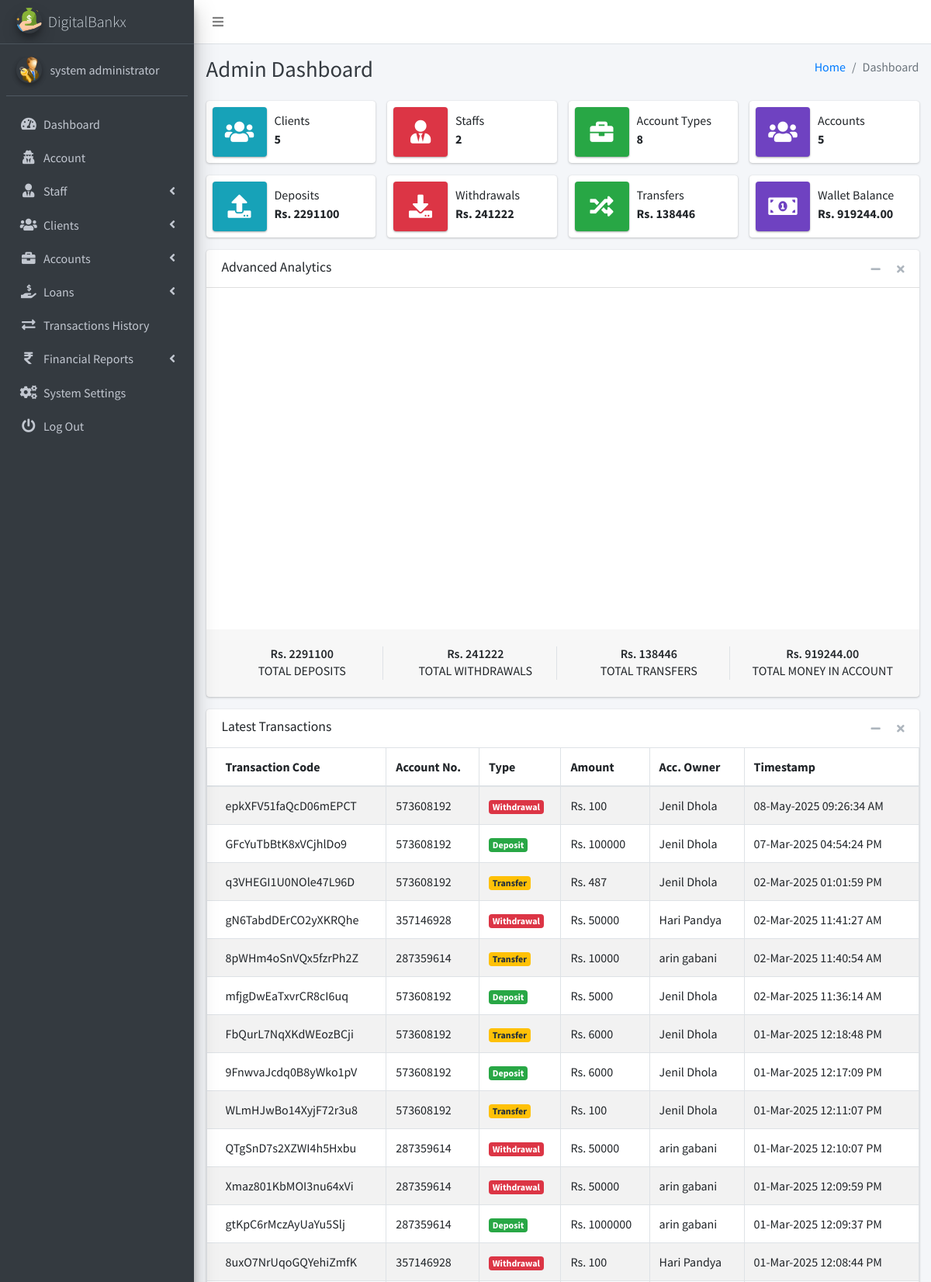
Page /admin/pages_dashboard.php (signed in, upper part) on the committed database.
### tables this page shows
CREATE TABLE `ib_systemsettings` (
  `id` int(20) NOT NULL,
  `sys_name` longtext NOT NULL,
  `sys_tagline` longtext NOT NULL,
  `sys_logo` varchar(200) NOT NULL,
  `is_active` tinyint(1) NOT NULL DEFAULT 1
);

CREATE TABLE `ib_admin` (
  `admin_id` int(11) NOT NULL,
  `name` varchar(200) NOT NULL,
  `email` varchar(200) NOT NULL,
  `number` varchar(200) NOT NULL,
  `password` varchar(200) NOT NULL,
  `profile_pic` varchar(200) NOT NULL,
  `is_active` tinyint(1) NOT NULL DEFAULT 1,
  `otp` varchar(6) DEFAULT NULL,
  `otp_expiry` datetime DEFAULT NULL
);

CREATE TABLE `ib_transactions` (
  `tr_id` int(20) NOT NULL,
  `tr_code` varchar(200) NOT NULL,
  `account_id` int(20) NOT NULL,
  `tr_type` varchar(200) NOT NULL,
  `tr_status` varchar(200) NOT NULL,
  `client_id` int(10) UNSIGNED NOT NULL,
  `transaction_amt` varchar(200) NOT NULL,
  `receiving_acc_no` varchar(200) DEFAULT NULL,
  `created_at` timestamp(6) NOT NULL DEFAULT current_timestamp(6) ON UPDATE current_timestamp(6),
  `is_active` tinyint(1) NOT NULL DEFAULT 1
);

CREATE TABLE `ib_bankaccounts` (
  `account_id` int(20) NOT NULL,
  `acc_name` varchar(200) NOT NULL,
  `account_number` varchar(200) NOT NULL,
  `acc_type` varchar(200) NOT NULL,
  `acc_rates` varchar(200) NOT NULL,
  `acc_status` varchar(200) NOT NULL,
  `acc_amount` decimal(10,2) NOT NULL,
  `client_id` int(10) UNSIGNED DEFAULT NULL,
  `created_at` timestamp(6) NOT NULL DEFAULT current_timestamp(6) ON UPDATE current_timestamp(6),
  `is_active` tinyint(1) NOT NULL DEFAULT 1
);

### admin/pages_dashboard.php (the view, shortened to what the rows shown need)
<?php
include('conf/config.php');
?>
<!DOCTYPE html>
<html lang="en">
<?php include("dist/_partials/head.php"); ?>
<body class="hold-transition sidebar-mini layout-fixed layout-navbar-fixed">
  <div class="wrapper">
    <?php include("dist/_partials/sidebar.php"); ?>
    <div class="content-wrapper">
      <div class="content-header">
        <div class="container-fluid">
          <div class="row mb-2">
            <div class="col-sm-6">
              <h1 class="m-0 text-dark">Admin Dashboard</h1>
            </div>
          </div>
        </div>
      </div>
      <section class="content">
        <div class="container-fluid">
          <div class="row">
            <div class="col-md-12">
              <div class="card">
                <div class="card-body p-0">
                  <div class="table-responsive">
                    <table class="table table-hover table-bordered table-striped m-0">
                      <thead>
                        <tr>
                          <th>Transaction Code</th>
                          <th>Account No.</th>
                          <th>Type</th>
                          <th>Amount</th>
                          <th>Acc. Owner</th>
                          <th>Timestamp</th>
                        </tr>
                      </thead>
                      <tbody>
                        <?php
                        $ret = "SELECT
                t.*,
                b.account_number,
                b.acc_type,
                COALESCE(b.acc_name, 'N/A') AS account_owner,
                COALESCE(c.name, 'N/A') AS client_name
            FROM iB_Transactions t
            LEFT JOIN ib_bankaccounts b ON t.account_id = b.account_id
            LEFT JOIN ib_clients c ON t.client_id = c.client_id
            ORDER BY t.created_at DESC";
                        $stmt = $mysqli->prepare($ret);
                        if ($stmt) {
                          $stmt->execute();
                          $res = $stmt->get_result();
                          while ($row = $res->fetch_object()) {
                            $transTstamp = $row->created_at ?? 'N/A';
                            $alertClass = "<span class='badge badge-warning'>Transfer</span>";
                            if (isset($row->tr_type)) {
                              if ($row->tr_type == 'Deposit') {
                                $alertClass = "<span class='badge badge-success'>$row->tr_type</span>";
                              } elseif ($row->tr_type == 'Withdrawal') {
                                $alertClass = "<span class='badge badge-danger'>$row->tr_type</span>";
                              }
                            }
                            ?>
                            <tr>
                              <td><?php echo htmlspecialchars($row->tr_code ?? 'N/A'); ?></td>
                              <td><?php echo htmlspecialchars($row->account_number ?? 'N/A'); ?></td>
                              <td><?php echo $alertClass; ?></td>
                              <td>Rs. <?php echo htmlspecialchars($row->transaction_amt ?? '0.00'); ?></td>
                              <td><?php echo isset($row->client_name) ? htmlspecialchars($row->client_name) : 'N/A'; ?></td>
                              <td>
                                <?php echo $transTstamp !== 'N/A' ? date("d-M-Y h:i:s A", strtotime($transTstamp)) : 'N/A'; ?>
                              </td>
                            </tr>
                          <?php }
                        } else {
                          echo "<tr><td colspan='6'>Error fetching transactions.</td></tr>";
                        }
                        ?>
                      </tbody>
                    </table>
                  </div>
                </div>
              </div>
            </div>
          </div>
        </div>
      </section>
    </div>
  </div>
</body>
</html>

### admin/dist/_partials/sidebar.php (shortened to what the rows shown need)
<aside class="main-sidebar sidebar-dark-primary elevation-4">
    <?php
    $admin_id = $_SESSION['admin_id'];
    $query = "SELECT * FROM iB_admin WHERE admin_id = ?";
    $stmt = $mysqli->prepare($query);
    $stmt->bind_param('i', $admin_id);
    $stmt->execute();
    $res = $stmt->get_result();
    while ($row = $res->fetch_object()) {
        $profile_picture = empty($row->profile_pic)
            ? "<img src='dist/img/user_icon.png' class='img-circle elevation-2' alt='User Image'>"
            : "<img src='dist/img/$row->profile_pic' class='img-circle elevation-2' alt='User Image'>";
        $sys_query = "SELECT * FROM iB_SystemSettings";
        $stmt = $mysqli->prepare($sys_query);
        $stmt->execute();
        $sys_res = $stmt->get_result();
        while ($sys = $sys_res->fetch_object()) {
            ?>
            <a href="pages_dashboard.php" class="brand-link text-light">
                <img src="dist/img/<?php echo $sys->sys_logo; ?>" alt="Logo" class="brand-image img-circle elevation-3">
                <span class="brand-text font-weight-light"><?php echo $sys->sys_name; ?></span>
            </a>
            <div class="sidebar">
                <div class="user-panel mt-3 pb-3 mb-3 d-flex">
                    <div class="image"><?php echo $profile_picture; ?></div>
                    <div class="info">
                        <a href="#" class="d-block"><?php echo $row->name; ?></a>
                    </div>
                </div>
                <nav class="mt-2">
                    <ul class="nav nav-pills nav-sidebar flex-column" data-widget="treeview" role="menu">
                        <li class="nav-item">
                            <a href="pages_dashboard.php" class="nav-link">
                                <i class="nav-icon fas fa-tachometer-alt"></i>
                                <p>Dashboard</p>
                            </a>
                        </li>
                        <li class="nav-item">
                            <a href="pages_account.php" class="nav-link">
                                <i class="nav-icon fas fa-user-secret"></i>
                                <p>Account</p>
                            </a>
                        </li>
                        <li class="nav-item has-treeview">
                            <a href="#" class="nav-link">
                                <i class="nav-icon fas fa-user-tie"></i>
                                <p>Staff <i class="fas fa-angle-left right"></i></p>
                            </a>
                        </li>
                        <li class="nav-item has-treeview">
                            <a href="#" class="nav-link">
                                <i class="nav-icon fas fa-users"></i>
                                <p>Clients <i class="fas fa-angle-left right"></i></p>
                            </a>
                        </li>
                        <li class="nav-item has-treeview">
                            <a href="#" class="nav-link">
                                <i class="nav-icon fas fa-briefcase"></i>
                                <p>Accounts <i class="fas fa-angle-left right"></i></p>
                            </a>
                        </li>
                        <li class="nav-item has-treeview">
                            <a href="#" class="nav-link">
                                <i class="nav-icon fas fa-hand-holding-usd"></i>
                                <p>
                                    Loans
                                    <i class="fas fa-angle-left right"></i>
                                </p>
                            </a>
                        </li>
                        <li class="nav-item">
                            <a href="pages_transactions_engine.php" class="nav-link">
                                <i class="nav-icon fas fa-exchange-alt"></i>
                                <p>Transactions History</p>
                            </a>
                        </li>
                        <li class="nav-item has-treeview">
                            <a href="#" class="nav-link">
                                <i class="nav-icon fas fa-rupee-sign"></i>
                                <p>Financial Reports <i class="fas fa-angle-left right"></i></p>
                            </a>
                        </li>
                        <li class="nav-item">
                            <a href="pages_system_settings.php" class="nav-link">
                                <i class="nav-icon fas fa-cogs"></i>
                                <p>System Settings</p>
                            </a>
                        </li>
                        <li class="nav-item">
                            <a href="pages_logout.php" class="nav-link">
                                <i class="nav-icon fas fa-power-off"></i>
                                <p>Log Out</p>
                            </a>
                        </li>
                    </ul>
                </nav>
            </div>
        </aside>
    <?php }
    } ?>

### rows in the picture
ib_admin: name "system administrator"
ib_systemsettings: sys_logo (picture), sys_name "DigitalBankx", ib_admin.profile_pic (picture)
ib_transactions: tr_code "epkXFV51faQcD06mEPCT", account.account_number "573608192", tr_type "Withdrawal", transaction_amt "100", client_name "Jenil Dhola", created_at "08-May-2025 09:26:34 AM"
ib_transactions: tr_code "GFcYuTbBtK8xVCjhlDo9", account.account_number "573608192", tr_type "Deposit", transaction_amt "100000", client_name "Jenil Dhola", created_at "07-Mar-2025 04:54:24 PM"
ib_transactions: tr_code "q3VHEGI1U0NOle47L96D", account.account_number "573608192", transaction_amt "487", client_name "Jenil Dhola", created_at "02-Mar-2025 01:01:59 PM"
ib_transactions: tr_code "gN6TabdDErCO2yXKRQhe", account.account_number "357146928", tr_type "Withdrawal", transaction_amt "50000", client_name "Hari Pandya", created_at "02-Mar-2025 11:41:27 AM"
ib_transactions: tr_code "8pWHm4oSnVQx5fzrPh2Z", account.account_number "287359614", transaction_amt "10000", client_name "arin gabani", created_at "02-Mar-2025 11:40:54 AM"
ib_transactions: tr_code "mfjgDwEaTxvrCR8cI6uq", account.account_number "573608192", tr_type "Deposit", transaction_amt "5000", client_name "Jenil Dhola", created_at "02-Mar-2025 11:36:14 AM"
ib_transactions: tr_code "FbQurL7NqXKdWEozBCji", account.account_number "573608192", transaction_amt "6000", client_name "Jenil Dhola", created_at "01-Mar-2025 12:18:48 PM"
ib_transactions: tr_code "9FnwvaJcdq0B8yWko1pV", account.account_number "573608192", tr_type "Deposit", transaction_amt "6000", client_name "Jenil Dhola", created_at "01-Mar-2025 12:17:09 PM"
ib_transactions: tr_code "WLmHJwBo14XyjF72r3u8", account.account_number "573608192", transaction_amt "100", client_name "Jenil Dhola", created_at "01-Mar-2025 12:11:07 PM"
ib_transactions: tr_code "QTgSnD7s2XZWI4h5Hxbu", account.account_number "287359614", tr_type "Withdrawal", transaction_amt "50000", client_name "arin gabani", created_at "01-Mar-2025 12:10:07 PM"
ib_transactions: tr_code "Xmaz801KbMOI3nu64xVi", account.account_number "287359614", tr_type "Withdrawal", transaction_amt "50000", client_name "arin gabani", created_at "01-Mar-2025 12:09:59 PM"
ib_transactions: tr_code "gtKpC6rMczAyUaYu5Slj", account.account_number "287359614", tr_type "Deposit", transaction_amt "1000000", client_name "arin gabani", created_at "01-Mar-2025 12:09:37 PM"
ib_transactions: tr_code "8uxO7NrUqoGQYehiZmfK", account.account_number "357146928", tr_type "Withdrawal", transaction_amt "100", client_name "Hari Pandya", created_at "01-Mar-2025 12:08:44 PM"

### other values in the picture
$iBClients "5"
$iBStaffs "2"
$iB_AccsType "8"
$iB_Accs "5"
$iB_deposits "2291100"
$iB_withdrawal "241222"
$iB_Transfers "138446"
$TotalBalInAccount "919244.00"
